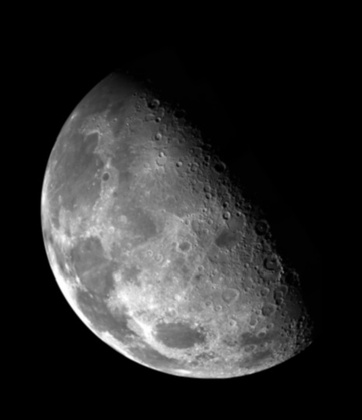
%> input picture Aula_6/lua.jpg, 362 x 420 px, shrunk from 466 x 540 before the run
$ octave aula_6.m   (GNU Octave 9; MATLAB toolbox functions it lacks are replaced by stand-ins)
%> lines starting %> are read from the running program, lines starting %| are printed output that depends on the picture
pkg('load', 'image'); # Carregando a lib

img = imread('lua.jpg');
%> img is the input picture: size 420x362x3 uint8; min 0, max 255, mean 42.7

mask = fspecial('prewitt');

img_borda = imfilter(img, mask);
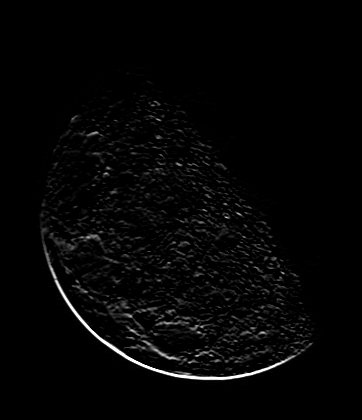
%> img_borda: size 420x362x3 uint8; min 0, max 255, mean 5.1

img_borda = uint8(img_borda);

agucamento_de_borda = img_borda + img;
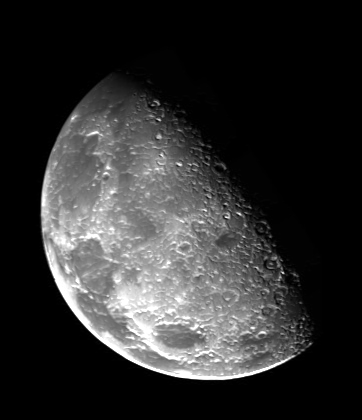
%> agucamento_de_borda: size 420x362x3 uint8; min 0, max 255, mean 47.1

imshow([img agucamento_de_borda]);
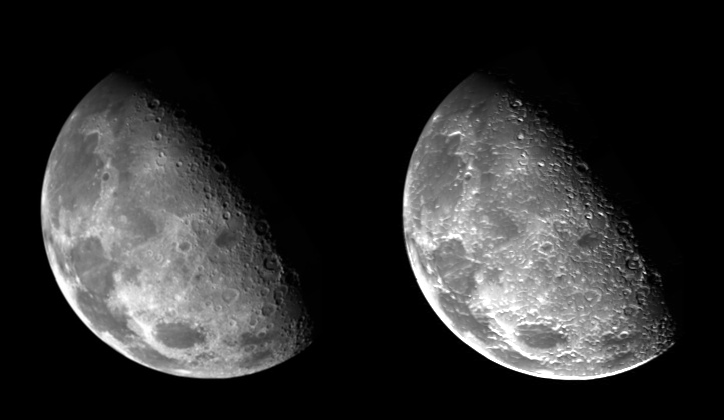
%> displayed picture: size 420x724x3, on the screen's scale of 0 to 255; min 0, max 255, mean 44.9
